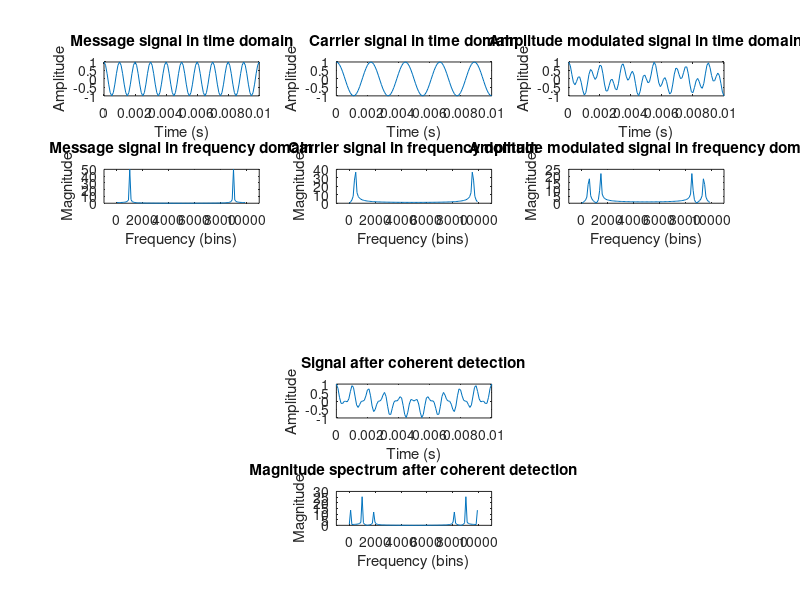

The MATLAB source for this figure:
fm = 1000; % Hz
fc = 450; % Hz
fs = 10000; % Hz
t = 0:1/fs:10/fm; % Time vector
amp_coh=1;
phase_coh=0;

% Message signal
m_t = cos(2*pi*fm*t);

% Carrier signal
c_t = cos(2*pi*fc*t);

% Amplitude modulated signal
s_t = (m_t).*c_t;
coh=amp_coh.*cos(2*pi*fc*t-phase_coh).*s_t;

% FFT of signals
M_f = abs(fft(m_t));
C_f = abs(fft(c_t));
S_f = abs(fft(s_t));

% Frequency vector
f = (0:length(m_t)-1)*fs/length(m_t);

% Plot signals
figure;
subplot(5,3,1);
plot(t,m_t);
xlabel('Time (s)');
ylabel('Amplitude');
title('Message signal in time domain');

subplot(5,3,4);
plot(f,M_f);
xlim([-1000,11000]);
xlabel('Frequency (bins)');
ylabel('Magnitude');
title('Message signal in frequency domain');

subplot(5,3,2);
plot(t,c_t);
xlabel('Time (s)');
ylabel('Amplitude');
title('Carrier signal in time domain');

subplot(5,3,5);
plot(f,C_f);
xlim([-1000,11000]);
xlabel('Frequency (bins)');
ylabel('Magnitude');
title('Carrier signal in frequency domain');

subplot(5,3,3);
plot(t,s_t);
xlabel('Time (s)');
ylabel('Amplitude');
title('Amplitude modulated signal in time domain');

subplot(5,3,6);
plot(f,S_f);
xlim([-1000,11000]);
xlabel('Frequency (bins)');
ylabel('Magnitude');
title('Amplitude modulated signal in frequency domain');

% Plot signal after coherent detection
subplot(5,3,11);
plot(t,coh);
xlabel('Time (s)');
ylabel('Amplitude');
title('Signal after coherent detection');

% FFT of signal after coherent detection
R_f = abs(fft(coh));

% Plot magnitude spectrum after coherent detection
subplot(5,3,14);
plot(f,R_f);
xlim([-1000,11000]);
xlabel('Frequency (bins)');
ylabel('Magnitude');
title('Magnitude spectrum after coherent detection');